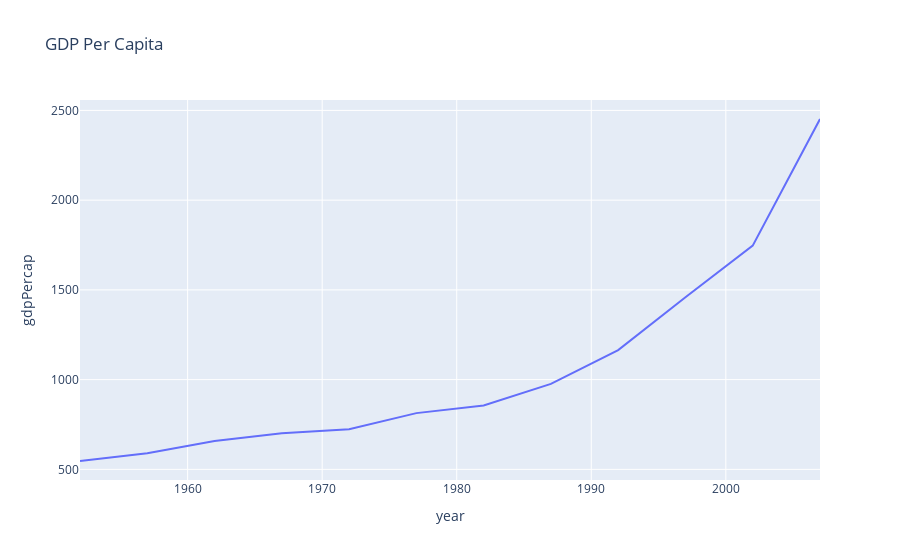

Source (notebook cell):
### Markdown cell above
Line Plot

Use Case: Interactive trend analysis.

### Code cell
import plotly.express as px
df = px.data.gapminder().query("country=='India'")
fig = px.line(df, x='year', y='gdpPercap', title='GDP Per Capita')
fig.show()

### Figure 1 — Plotly figure (JSON) as saved in the notebook; plotly's stock layout.template omitted (floating-point values rounded to 4 significant figures)
{"data": [{"hovertemplate": "year=%{x}<br>gdpPercap=%{y}<extra></extra>", "legendgroup": "", "line": {"color": "#636efa", "dash": "solid"}, "marker": {"symbol": "circle"}, "mode": "lines", "name": "", "orientation": "v", "showlegend": false, "type": "scatter", "x": [1952, 1957, 1962, 1967, 1972, 1977, 1982, 1987, 1992, 1997, 2002, 2007], "xaxis": "x", "y": [546.6, 590.1, 658.3, 700.8, 724.0, 813.3, 855.7, 976.5, 1164.0, 1459.0, 1747.0, 2452.0], "yaxis": "y"}], "layout": {"legend": {"tracegroupgap": 0}, "title": {"text": "GDP Per Capita"}, "xaxis": {"anchor": "y", "domain": [0, 1], "title": {"text": "year"}}, "yaxis": {"anchor": "x", "domain": [0, 1], "title": {"text": "gdpPercap"}}}}
